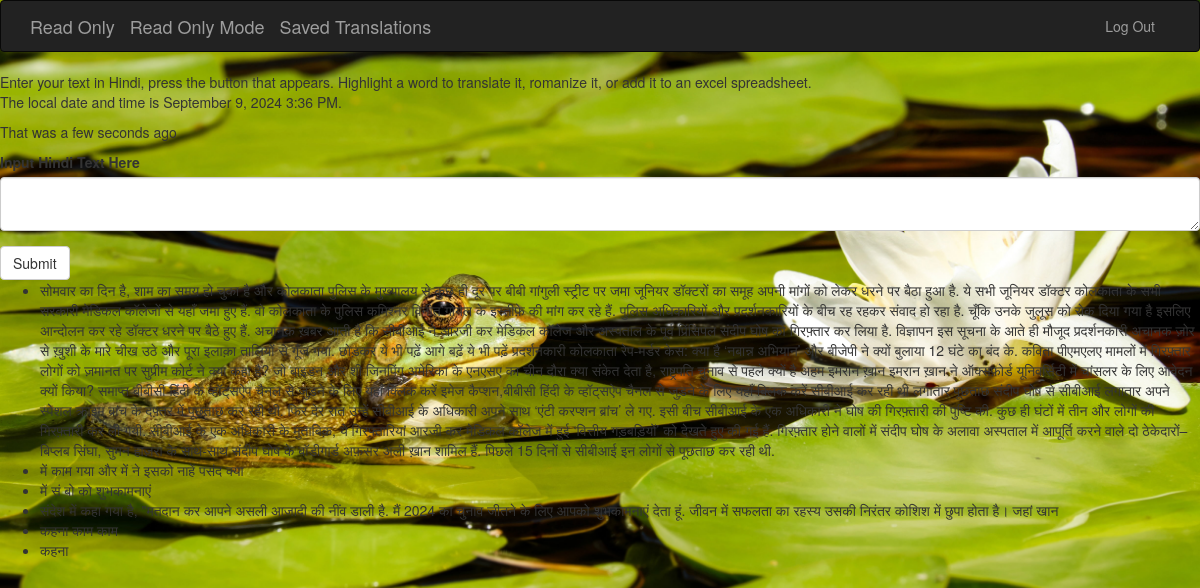
/ (signed in), run on the app's committed database.
### website/models.py (models this page shows, shortened)
class PastInput(db.Model):
    __tablename__='pastInputs'
    id=db.Column(db.Integer, primary_key=True)
    pastInput=db.Column(db.Text)
    dateCreated=db.Column(db.DateTime,index=True,default=datetime.now)
    user_id=db.Column(db.Integer, db.ForeignKey('users.id'))
    savedTranslations=db.relationship('SavedTranslation', backref='pastInput')

### website/main/views.py (the view, shortened to what this page needs)
@main.route('/', methods=['GET','POST'])
def readOnly():
    renderedHindiInputForm=HindiInputForm()
    pastInputs=PastInput.query.filter_by(user_id=current_user.id).order_by(PastInput.dateCreated.desc()).all()
    return render_template('readOnly.html', current_time=datetime.now(), renderedHindiInputForm=renderedHindiInputForm, pastInputs=pastInputs)

### website/main/forms.py
class HindiInputForm(FlaskForm):
    pastInput=TextAreaField('Input Hindi Text Here', validators=[DataRequired()])
    submit=SubmitField('Submit')

### website/models.py (called while the page is built)
@login_manager.user_loader
def load_user(user_id):
    return User.query.get(int(user_id))

### website/templates/readOnly.html (shortened to what this page needs)
{% extends "base.html" %} {% import "bootstrap/wtf.html" as wtf %}
{% block content %}
<body>
<article>
	Enter your text in Hindi, press the button that appears.
	Highlight a word to translate it, romanize it, or add it to an excel spreadsheet.
</article>
<p>The local date and time is {{ moment(current_time).format('LLL') }}.</p>
<p>That was {{ moment(current_time).fromNow(refresh=True) }}</p>
</body>
{{ wtf.quick_form(renderedHindiInputForm) }}
<body>
<ul>
{%for post in pastInputs%}
<li>
    <div class="pastEntries" data-id="{{ post.id }}">{{ post.pastInput }}</div>
</li>
{%endfor%}
</ul>
</body>
{% endblock %}
{% block styles %}
{{ super() }}
<link rel="stylesheet" href="{{ url_for('static', filename='script.css') }}">
{% endblock %}

### website/static/script.css (style rules this page uses)
body { background-image: url('frog.jpg'); background-size:cover; background-repeat:no-repeat; }

### data on the page
PastInput: pastInput "सोमवार का दिन है, शाम का समय हो चुका है और कोलकाता पुलिस के मुख्यालय से कुछ ही दूर पर बीबी गांगुली स्ट्रीट पर जमा जूनियर डॉक्टरों का समूह अपनी मांगों को लेकर धरने पर बैठा हुआ है. ये सभी जूनियर डॉक्टर कोलकाता के सभी सरकारी मेडिकल कॉलेजों से यहाँ जमा हुए हैं. वो कोलकाता के पुलिस कमिश्नर विनीत गोयल के इस्तीफ़े की मांग कर रहे हैं. पुलिस अधिकारियों और प्रदर्शनकारियों के बीच रह रहकर संवाद हो रहा है. चूँकि उनके जुलूस को रोक दिया गया है इसलिए आन्दोलन कर रहे डॉक्टर धरने पर बैठे हुए हैं. अचानक ख़बर आती है कि सीबीआई ने आरजी कर मेडिकल कॉलेज और अस्पताल के पूर्व प्रिंसिपल संदीप घोष को गिरफ़्तार कर लिया है. विज्ञापन इस सूचना के आते ही मौजूद प्रदर्शनकारी अचानक ज़ोर से ख़ुशी के मारे चीख उठे और पूरा इलाक़ा…"
PastInput: pastInput "में काम गया और में ने इसको नाहें पसंद क्या"
PastInput: pastInput "में सं बो को शुभकामनाएं"
PastInput: pastInput "संदेश में कहा गया है, \"मतदान कर आपने असली आजादी की नींव डाली है. मैं 2024 का चुनाव जीतने के लिए आपको शुभकामनाएं देता हूं. जीवन में सफलता का रहस्य उसकी निरंतर कोशिश में छुपा होता है। जहां खान"
PastInput: pastInput "कहना काम काम"
PastInput: pastInput "कहना"
